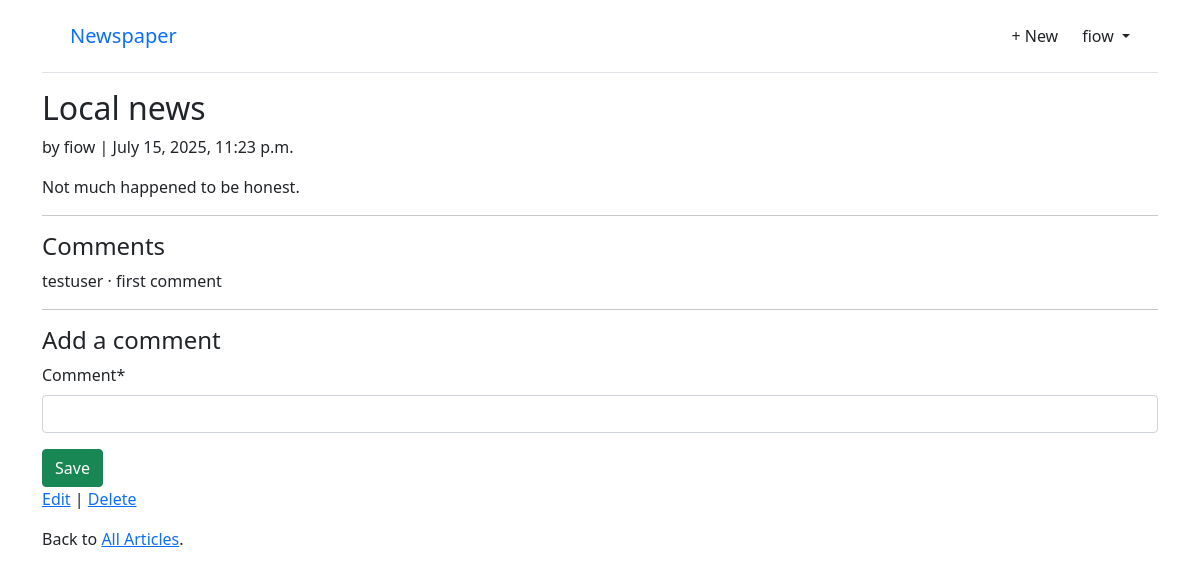
The page /newspaper/1/ (signed in) on the database its author committed.
### accounts/models.py (models this page shows)
class CustomUser(AbstractUser):
    age = models.PositiveIntegerField(null=True, blank=True)

### newspaper/models.py (models this page shows, shortened)
class Article(models.Model):
    title = models.CharField(max_length=255)
    body = models.TextField()
    date = models.DateTimeField(auto_now_add=True)
    author = models.ForeignKey(
        settings.AUTH_USER_MODEL,
        on_delete=models.CASCADE,
    )

class Comment(models.Model):  # new
    article = models.ForeignKey(Article, on_delete=models.CASCADE)
    comment = models.CharField(max_length=140)
    author = models.ForeignKey(
        settings.AUTH_USER_MODEL,
        on_delete=models.CASCADE,
    )
    def __str__(self):
        return self.comment

### newspaper/views.py (the view, shortened to what this page needs)
# urls.py: path("<int:pk>/", views.ArticleDetailView.as_view(), name="article_detail"),
class ArticleDetailView(LoginRequiredMixin, View):
    def get(self, request, *args, **kwargs):
        view = CommentGet.as_view()
        return view(request, *args, **kwargs)

### newspaper/forms.py
class CommentForm(forms.ModelForm):
    class Meta:
        model = Comment
        fields = ("comment",)

### newspaper/views.py (called while the page is built)
    def get_context_data(self, **kwargs):
        context = super().get_context_data(**kwargs)
        context["form"] = CommentForm()
        return context

### newspaper/templates/newspaper/article_detail.html
{% extends "newspaper/layout.html" %}
{% load crispy_forms_tags %}
{% block body %}
    <div class="article-entry">
        <h2>{{ object.title }}</h2>
        <p>by {{ object.author }} | {{ object.date }}</p>
        <p>{{ object.body }}</p>
    </div>
    <hr>
    <h4>Comments</h4>
        {% for comment in article.comment_set.all %}
            <p>{{ comment.author }} &middot; {{ comment }}</p>
        {% endfor %}
    <hr>
    <h4>Add a comment</h4>
        <form action="" method="post">{% csrf_token %}
            {{ form|crispy }}
            <button class="btn btn-success ml-2" type="submit">Save</button>
        </form>
    <p>
        <a href="{% url 'newspaper:article_edit' article.pk %}">Edit</a> |
        <a href="{% url 'newspaper:article_delete' article.pk %}">Delete</a>
    </p>
    <p>Back to <a href="{% url 'newspaper:article_list' %}">All Articles</a>.</p>
{% endblock %}

### newspaper/templates/newspaper/layout.html (shortened to what this page needs)
<!DOCTYPE html>
<html lang="en">
    <head>
    <link href="https://cdn.jsdelivr.net/npm/bootstrap@5.1.3/dist/css/bootstrap.min.css" rel="stylesheet"
>
    </head>
    <body>
        <div class="container">
            <header class="p-3 mb-3 border-bottom">
                <div class="container">
                    <div class="d-flex flex-wrap align-items-center justify-content-between">
                        <a class="navbar-brand" href="{% url 'newspaper:article_list' %}">Newspaper</a>
                        {% if user.is_authenticated %}
                        <div class="d-flex align-items-center">
                            <a href="{% url 'newspaper:article_new' %}" class="nav-link px-2 link-dark">+ New</a>
                            <div class="dropdown text-end ms-3">
                                <a href="#" class="d-block link-dark text-decoration-none dropdown-toggle"
                                    id="dropdownUser1" data-bs-toggle="dropdown" aria-expanded="false">
                                    {{ user.username }}
                                </a>
                            </div>
                        </div>
                        {% else %}
                            <div class="text-end">
                                <a href="{% url 'login' %}" class="btn btn-outline-primary me-2">Log In</a>
                                <a href="{% url 'signup' %}" class="btn btn-primary">Sign Up</a>
                            </div>
                        {% endif %}
                    </div>
                </div>
            </header>
            <main>
                {% block body %}
                {% endblock %}
            </main>
        </div>
    </body>
</html>

### rows shown on the page
CustomUser: username "fiow"
Article: title "Local news", author "fiow", date "July 15, 2025, 11:23 p.m.", body "Not much happened to be honest."
Comment: author "testuser", comment "first comment"
